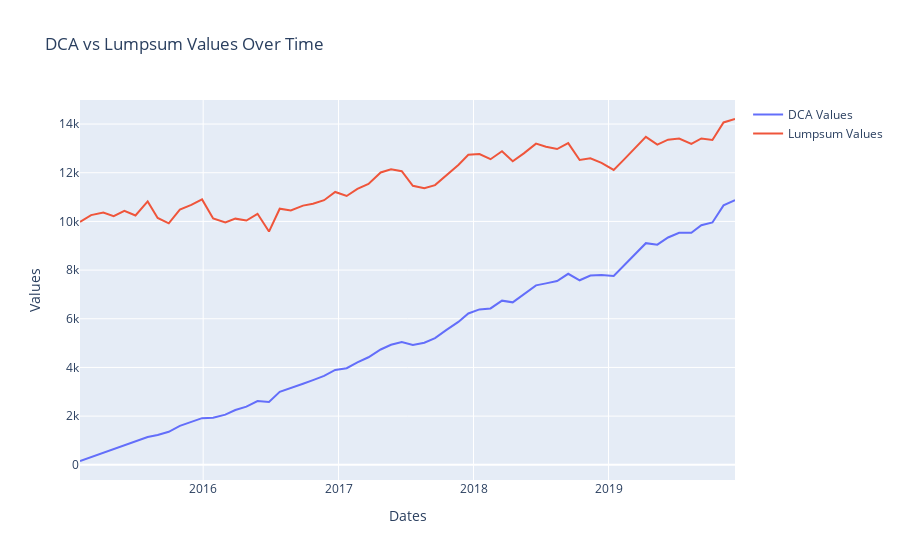

Here is the notebook cell this chart was saved with:
### Code cell
trace_dca = go.Scatter(x=selected_data['dates'], y=selected_data['dca_values'], mode='lines', name='DCA Values')
trace_lumpsum = go.Scatter(x=selected_data['dates'], y=selected_data['lumpsum_values'], mode='lines', name='Lumpsum Values')

# Create layout for the plot
layout = go.Layout(title='DCA vs Lumpsum Values Over Time',
                   xaxis=dict(title='Dates'),
                   yaxis=dict(title='Values'))

# Create the figure
fig = go.Figure(data=[trace_dca, trace_lumpsum], layout=layout)

# Display the plot
fig.show()
